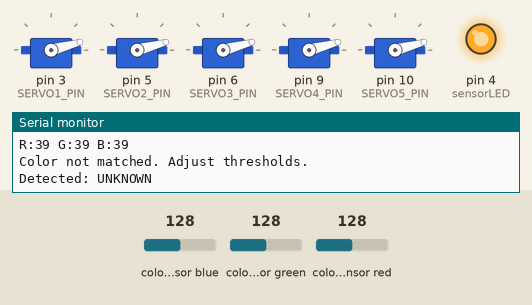
The sketch below on a simulated Arduino Uno, built with avr-gcc and run on an emulated ATmega328P. On the bench: 5 × servo, output pins drawn as LEDs (lit = HIGH), the last lines printed to the serial monitor. Wiring (inferred from the names in the program): TCS3200 colour sensor: output pin 2; S2 A0; S3 A1; S0 pin 11; S1 pin 12. The inputs (shaded band) are chosen by the test bench; at power-on: colour sensor blue 128, colour sensor green 128, colour sensor red 128. Pins used as bus, display or sensor lines are not drawn.

Above: at 1.3 s.
1.4 s: colour sensor blue set to 123
At 2.5 s:
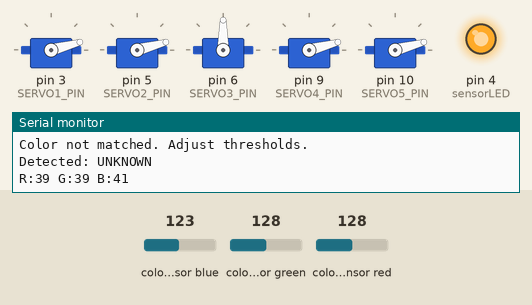
4.4 s: colour sensor green set to 122
At 4.4 s:
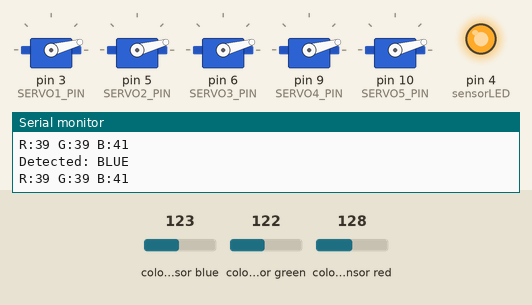
5.9 s: colour sensor red set to 64
At 8.8 s:
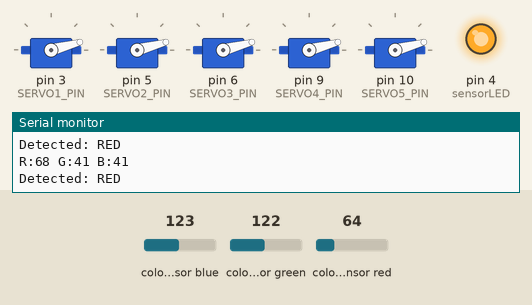
8.9 s: colour sensor blue set to 5
At 9.4 s:
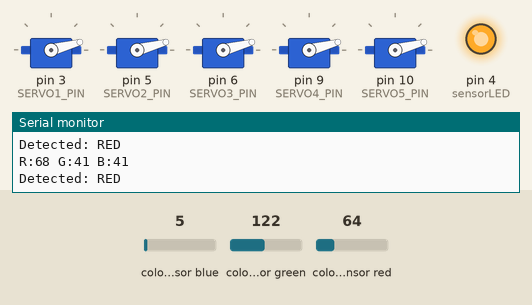
Timing chart, 0 to 11.4 s (numbered marks = the images above; inputs shaded):
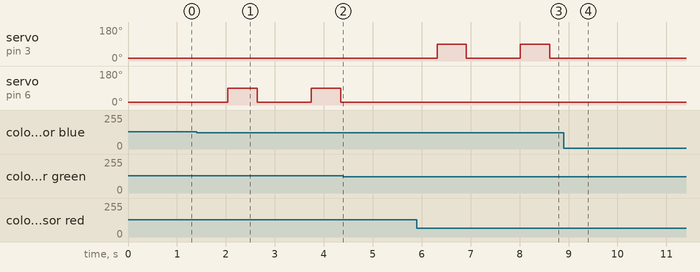

The sketch:

industrial_5_color_separator.ino
```cpp
#include <Servo.h>

// ---------------------------
// 5-Color Object Separator
// Arduino Uno + TCS3200
// ---------------------------

Servo gate1;
Servo gate2;
Servo gate3;
Servo gate4;
Servo gate5;

// TCS3200 sensor pins
const int S0 = 11;
const int S1 = 12;
const int S2 = A0;
const int S3 = A1;
const int sensorOut = 2;
const int sensorLED = 4;

// Servo pins
const int SERVO1_PIN = 3;
const int SERVO2_PIN = 5;
const int SERVO3_PIN = 6;
const int SERVO4_PIN = 9;
const int SERVO5_PIN = 10;

// Servo positions
const int GATE_OPEN = 90;
const int GATE_CLOSED = 15;
const int SORTING_DELAY = 600;

// Color thresholds (tune after calibration)
const int RED_LOW = 25;
const int RED_HIGH = 120;
const int GREEN_LOW = 20;
const int GREEN_HIGH = 105;
const int BLUE_LOW = 18;
const int BLUE_HIGH = 95;

String detectedColor = "UNKNOWN";

void setup() {
  Serial.begin(9600);

  pinMode(S0, OUTPUT);
  pinMode(S1, OUTPUT);
  pinMode(S2, OUTPUT);
  pinMode(S3, OUTPUT);
  pinMode(sensorOut, INPUT);
  pinMode(sensorLED, OUTPUT);

  digitalWrite(S0, HIGH);
  digitalWrite(S1, LOW);   // Output frequency scaling = 20%
  digitalWrite(sensorLED, HIGH);

  gate1.attach(SERVO1_PIN);
  gate2.attach(SERVO2_PIN);
  gate3.attach(SERVO3_PIN);
  gate4.attach(SERVO4_PIN);
  gate5.attach(SERVO5_PIN);

  setAllGatesClosed();
  Serial.println("5-Color Separator Initialized");
  Serial.println("Place object under sensor");
}

void loop() {
  int red = readColor('R');
  int green = readColor('G');
  int blue = readColor('B');

  Serial.print("R:");
  Serial.print(red);
  Serial.print(" G:");
  Serial.print(green);
  Serial.print(" B:");
  Serial.println(blue);

  if (red > green && red > blue) {
    if (red >= RED_LOW && red <= RED_HIGH) {
      detectedColor = "RED";
      sortObject(1);
    }
  } else if (green > red && green > blue) {
    if (green >= GREEN_LOW && green <= GREEN_HIGH) {
      detectedColor = "GREEN";
      sortObject(2);
    }
  } else if (blue > red && blue > green) {
    if (blue >= BLUE_LOW && blue <= BLUE_HIGH) {
      detectedColor = "BLUE";
      sortObject(3);
    }
  } else if (red > 70 && green > 40 && blue < 80) {
    detectedColor = "YELLOW";
    sortObject(4);
  } else if (red > 120 && green > 120 && blue > 120) {
    detectedColor = "WHITE";
    sortObject(5);
  } else {
    detectedColor = "UNKNOWN";
    Serial.println("Color not matched. Adjust thresholds.");
  }

  Serial.print("Detected: ");
  Serial.println(detectedColor);
  delay(800);
}

int readColor(char color) {
  int value = 0;

  if (color == 'R') {
    digitalWrite(S2, LOW);
    digitalWrite(S3, LOW);
  } else if (color == 'G') {
    digitalWrite(S2, HIGH);
    digitalWrite(S3, HIGH);
  } else if (color == 'B') {
    digitalWrite(S2, LOW);
    digitalWrite(S3, HIGH);
  }

  delay(20);
  value = pulseIn(sensorOut, LOW);
  return value;
}

void sortObject(int binNumber) {
  setAllGatesClosed();

  switch (binNumber) {
    case 1:
      gate1.write(GATE_OPEN);
      break;
    case 2:
      gate2.write(GATE_OPEN);
      break;
    case 3:
      gate3.write(GATE_OPEN);
      break;
    case 4:
      gate4.write(GATE_OPEN);
      break;
    case 5:
      gate5.write(GATE_OPEN);
      break;
    default:
      break;
  }

  delay(SORTING_DELAY);
  setAllGatesClosed();
}

void setAllGatesClosed() {
  gate1.write(GATE_CLOSED);
  gate2.write(GATE_CLOSED);
  gate3.write(GATE_CLOSED);
  gate4.write(GATE_CLOSED);
  gate5.write(GATE_CLOSED);
  delay(120);
}
```

Measured:
- the behaviour switches between 128 and 127 on colour sensor blue (found by bisection; images 0 and 1)
- the behaviour switches between 125 and 124 on colour sensor green (found by bisection; images 1 and 2)
- after the input at 1.4 s, servo on pin 6 (SERVO3_PIN): alternates 90° for 0.60 s and 15° for 1.1 s, starting after 0.64 s
- after the input at 4.4 s, servo on pin 6 (SERVO3_PIN): stays 15° (without the input it goes to 90° after 1.0 s)
- after the input at 5.9 s, servo on pin 3 (SERVO1_PIN): alternates 90° for 0.60 s and 15° for 1.1 s, starting after 0.41 s
- after the input at 8.9 s, servo on pin 3 (SERVO1_PIN): stays 15° (without the input it goes to 90° after 0.82 s)
